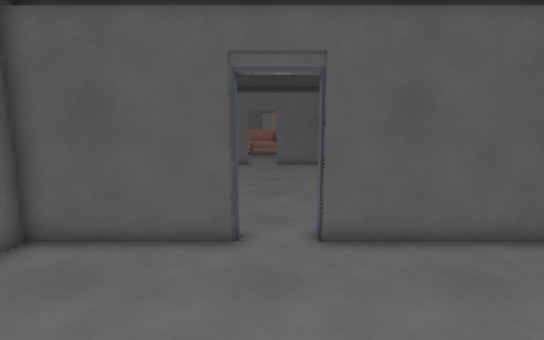
View 1 (above)

24 first-person views from a walk through a 3-D level made in the Godot game engine. The camera is 1.5 m above the floor, tilts 8° down and sees 85° across. The floor is counted in squares, 0.5 m on a side. Each view is taken from the middle of a square. On the plan, view 1 faces up. The plan holds only what a view shows up to about 20 squares ahead; the rest is blank. Door leaves are left out where a doorway can be walked through. Surface patterns are stand-ins for the level's own textures.

View 2
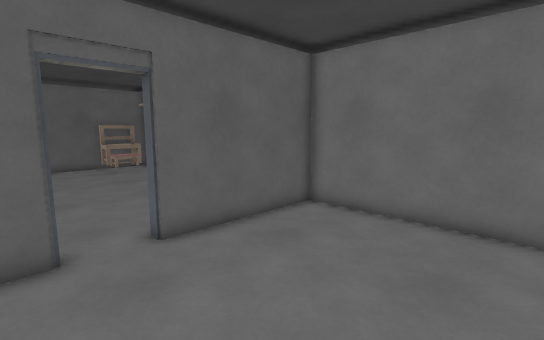

View 3
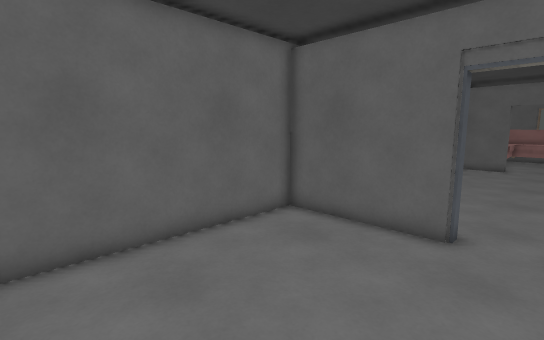

View 4
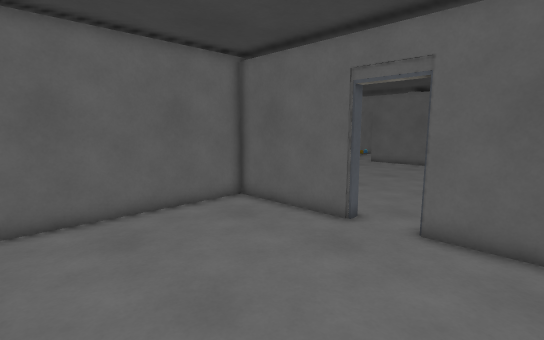

View 5
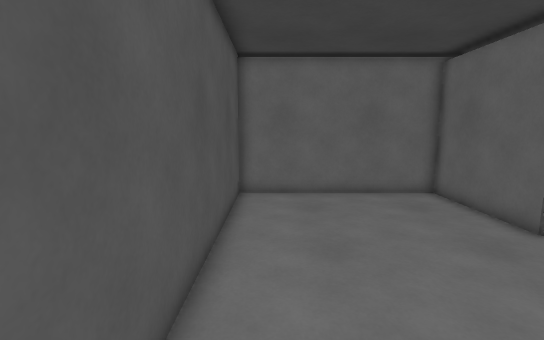

View 6
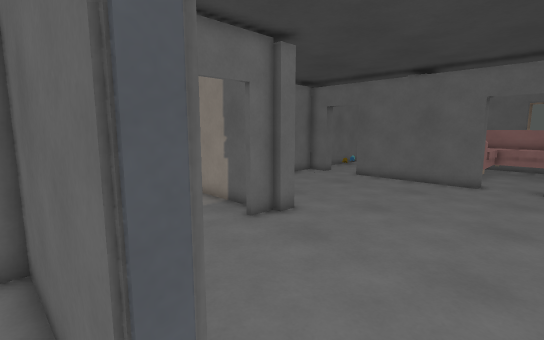

View 7
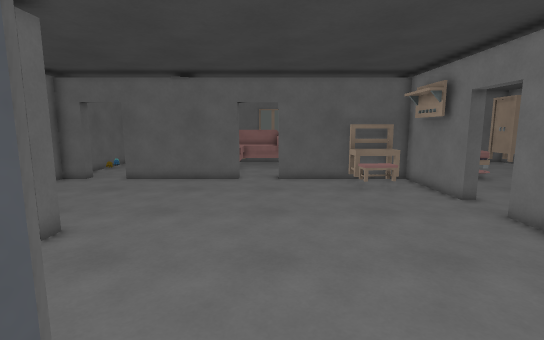

View 8
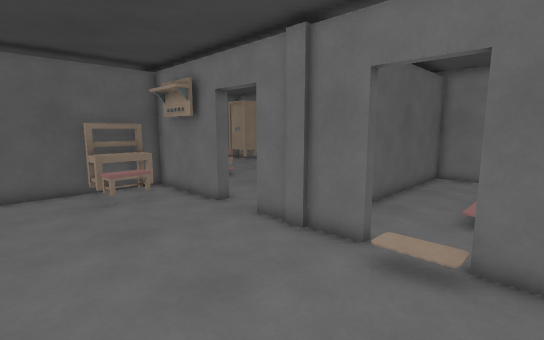

View 9
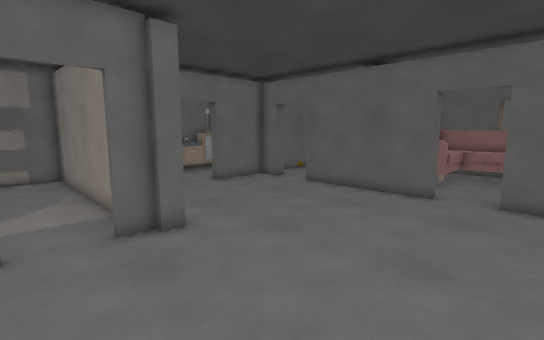

View 10
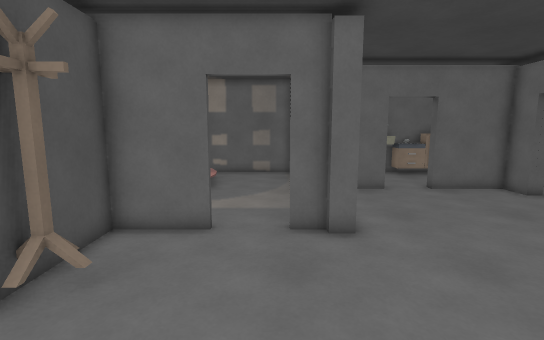

View 11
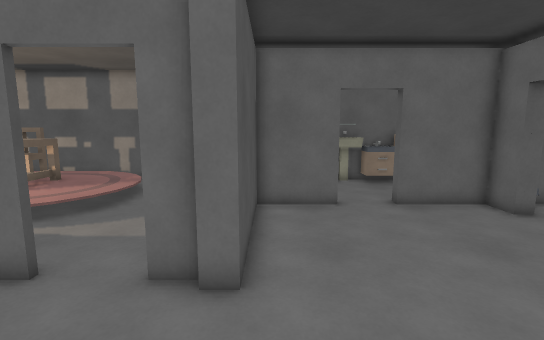

View 12
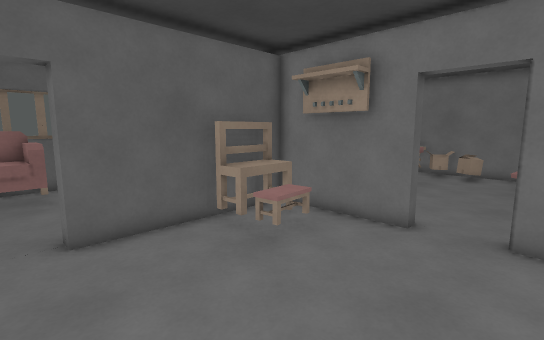

View 13
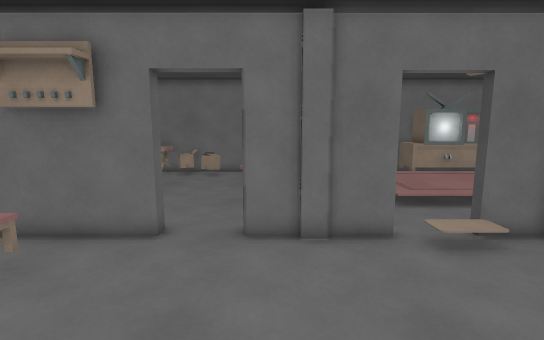

View 14
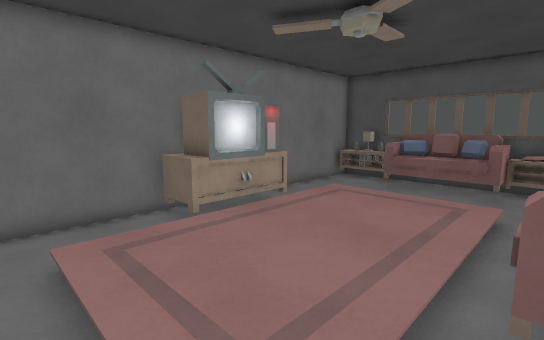

View 15
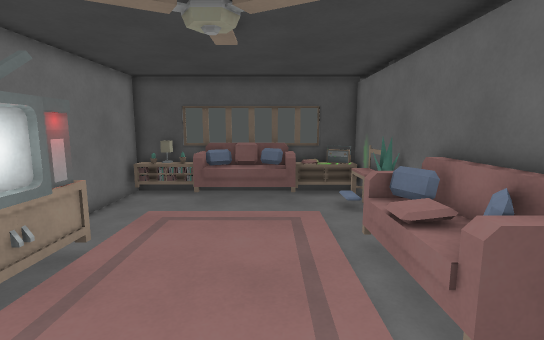

View 16
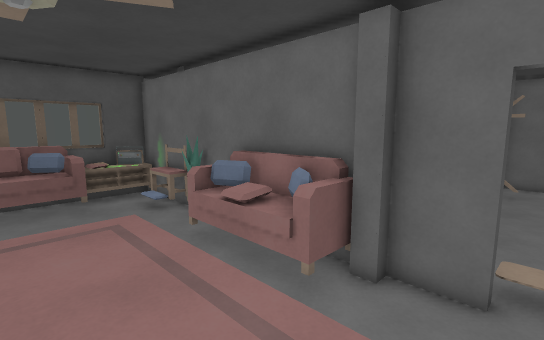

View 17
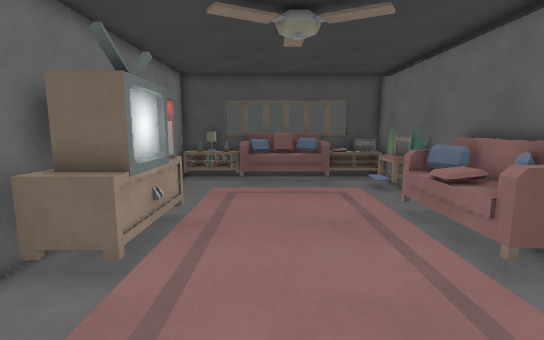

View 18
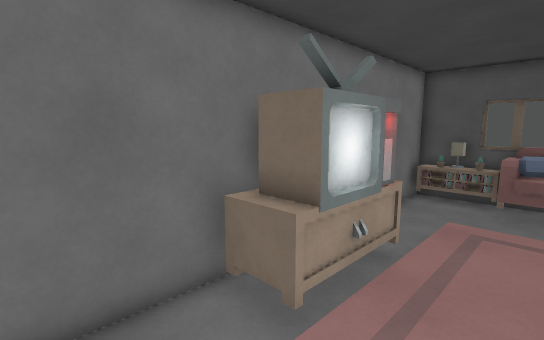

View 19
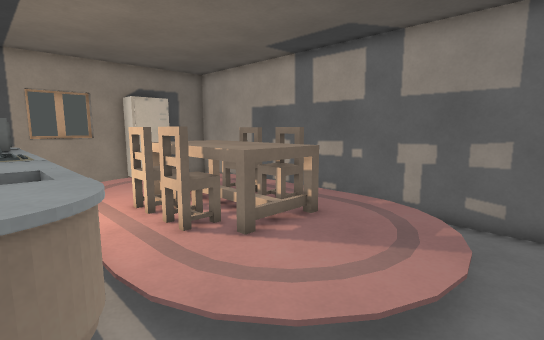

View 20
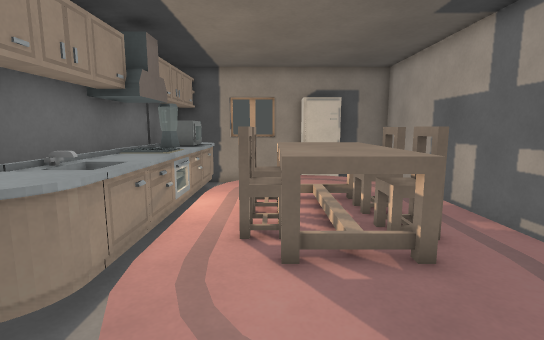

View 21
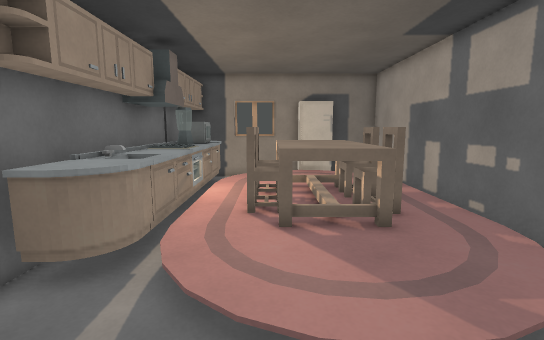

View 22
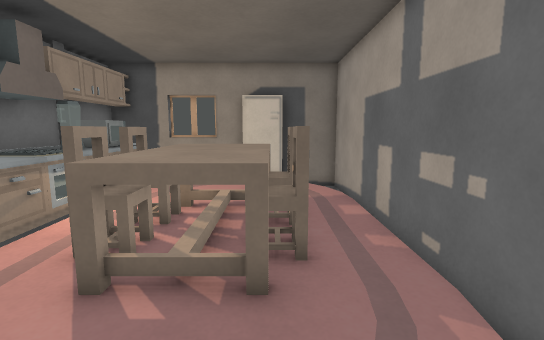

View 23
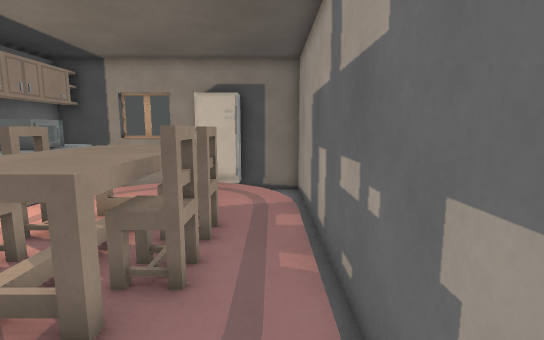

View 24
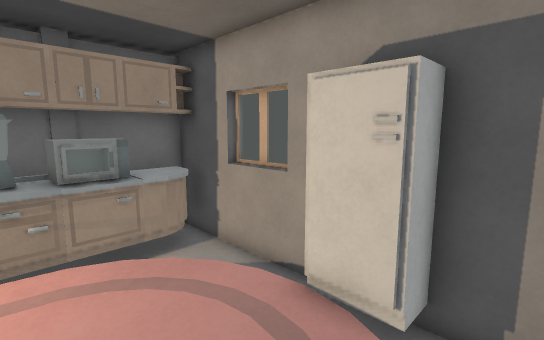

### Floor plan
Key: @ floor where view 1 was taken; # wall or solid block; . main floor; : floor 0.25 m higher than the main floor; / step, stairs or slope; D open door; = window, fence, low wall or low ledge; ^ raised ledge; B bench; S sofa; E bed; C cabinet; I sink; R rack; T table; H chair; P pillow; L plant; F fridge; O other object.
Columns run from 18 left of view 1 to 21 right of it. Each row starts with its distance up from view 1.
 34               #######
 33
 32               SSSSSS
 31                SSSSS
 30                 SSS.
 29                 S...
 28                 S...
 27      #         S....
 26      ##..       ....          OOE.
 25      ##DDD######DDD########  O....
 24 CC   #  ..       ..   BBBB#   ...
 23 CC   #................BBBB#   ..    ^^^#
 22 ^^.. #................BBB.#  ...  ...OO#
 21 II...D.................BB.# .........OO#
 20 II...D....................##.........OO#
 19    ..D....................D..........O #
 18      #....................D..........=##
 17      #....................D.......
 16      #....................#
 15      #######..............#   #########
 14 ############..............#           #
 13 #.........................#...........#
 12 #........................//...........#
 11 #..........#.............//...//////..#
 10 #..///.....#............./#...::::::..#
  9 #./::::/...#..#R.....   ..#...::::::..#
  8 #/::::::/.C######DDD########..::::::..#
  7 #::::::::CC#..............#PP.::::::^##
  6 #::TTTT::CC#..............#PP.::::::# #
  5 #::HTTH::II#..............#PP.::::::# #
  4 #:HHTTHH:II#..............#PP.::::::#
  3 #::HTTH::OO#..............#PP.::::::=
  2 #:HHTTHH:OO#..............#...::::::..
  1 #::TTTT::OO#..............#L..::::::..#
  0 #::::::::OO#......@.......#...........#
 -1 #::::::::CO#...........   BO..........#
 -2 #/::::::/CO#############  #O.......... #
 -3 #/:::::/.CC#              # ..SPSSSS.. #
 -4 #  FF//..CC#              #OCOCPPPPCCCC#
 -5 ###FF##==CC#              #OOOCSSSSCOOC#
 -6  ###########              ##############

Where each view was taken, in squares from view 1:
view 1: 0 up, 0 right, facing up
view 2: 0 up, 2 left, facing up-right
view 3: 1 down, 1 right, facing up-left
view 4: 1 down, 4 right, facing up-left
view 5: 0 up, 7 right, facing left
view 6: 7 up, 1 right, facing up-left
view 7: 7 up, 0 right, facing up
view 8: 9 up, 1 right, facing up-right
view 9: 11 up, 2 right, facing up-left
view 10: 13 up, 2 right, facing left
view 11: 16 up, 1 left, facing left
view 12: 16 up, 1 left, facing up-right
view 13: 16 up, 0 right, facing right
view 14: 12 up, 10 right, facing down-right
view 15: 11 up, 13 right, facing down
view 16: 11 up, 15 right, facing down-left
view 17: 13 up, 15 right, facing down
view 18: 11 up, 15 right, facing down-right
view 19: 11 up, 8 left, facing down-left
view 20: 11 up, 12 left, facing down
view 21: 13 up, 12 left, facing down
view 22: 10 up, 15 left, facing down
view 23: 9 up, 17 left, facing down
view 24: 0 up, 17 left, facing down-right
